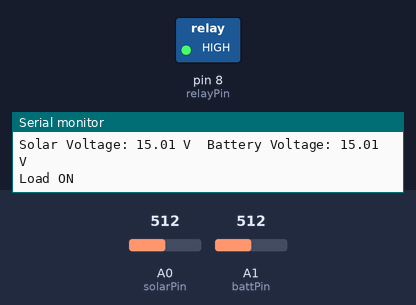
The sketch below on a simulated Arduino Uno, built with avr-gcc and run on an emulated ATmega328P. Parts: switched loads named in the sketch (green lamp = pin HIGH), the last lines printed to the serial monitor. The test bench sets the inputs (shaded band); at power-on: A0 (solarPin) = 512, A1 (battPin) = 512.

Above: at 2.8 s.
2.9 s: A0 (solarPin) set to 428
5.6 s: A0 (solarPin) set to 395
At 7.0 s:
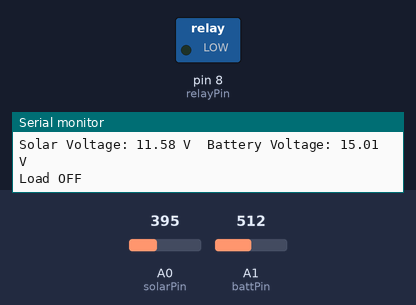
8.3 s: A0 (solarPin) set to 511
At 11.2 s:
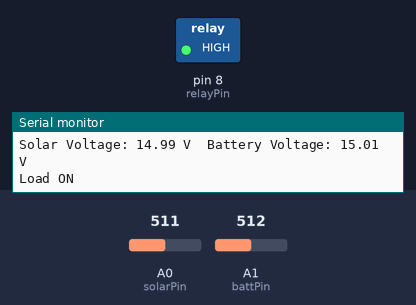
11.5 s: A0 (solarPin) set to 306
At 12.9 s:
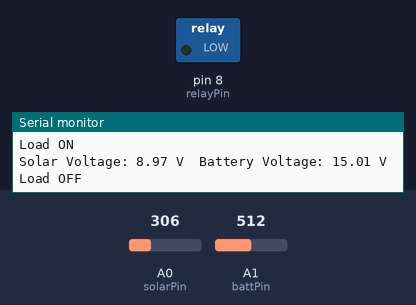
Timing chart, 0 to 14.5 s (numbered marks = the images above; inputs shaded):
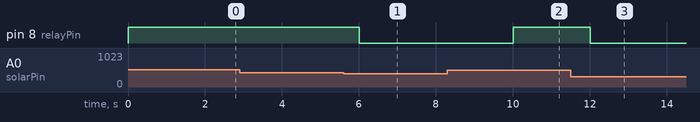

Measured:
- the behaviour switches between 410 and 409 on A0 (solarPin) (found by bisection; images 0 and 1)
- after the input at 5.6 s, pin 8 (relayPin): HIGH → LOW after 0.41 s
- after the input at 8.3 s, pin 8 (relayPin): LOW → HIGH after 1.7 s
- after the input at 11.5 s, pin 8 (relayPin): HIGH → LOW after 0.51 s

The sketch:

code.ino
```cpp
// Pins
const int solarPin = A0;    // Αναλογική είσοδος για ηλιακό πάνελ
const int battPin = A1;     // Αναλογική είσοδος για μπαταρία
const int relayPin = 8;     // Ψηφιακή έξοδος για ρελέ

// Όρια τάσης (σε Volts)
const float battMin = 11.0;   // Ελάχιστη τάση μπαταρίας για τροφοδοσία φορτίου
const float battMax = 13.0;   // Μέγιστη (πλήρως φορτισμένη)
const float solarThreshold = 12.0; // Ελάχιστη τάση από ηλιακό πάνελ για φόρτιση

void setup() {
  Serial.begin(9600);
  pinMode(relayPin, OUTPUT);
  digitalWrite(relayPin, LOW); // Αρχικά κλειστό το φορτίο
}

float readVoltage(int pin, float R1=10000.0, float R2=2000.0) {
  // Μετράμε την τάση με διαιρέτη τάσης (R1 και R2) και αναγωγή
  int raw = analogRead(pin);
  float voltage = raw * (5.0 / 1023.0);
  voltage = voltage * ((R1 + R2) / R2);
  return voltage;
}

void loop() {
  float solarV = readVoltage(solarPin);
  float battV = readVoltage(battPin);

  Serial.print("Solar Voltage: "); Serial.print(solarV); Serial.print(" V\t");
  Serial.print("Battery Voltage: "); Serial.print(battV); Serial.println(" V");

  // Αν η μπαταρία έχει αρκετή φόρτιση και το ηλιακό πάνελ δίνει ενέργεια, ανάβουμε το φορτίο
  if (battV > battMin && solarV > solarThreshold) {
    digitalWrite(relayPin, HIGH);
    Serial.println("Load ON");
  } else {
    digitalWrite(relayPin, LOW);
    Serial.println("Load OFF");
  }

  delay(2000);
}
```
